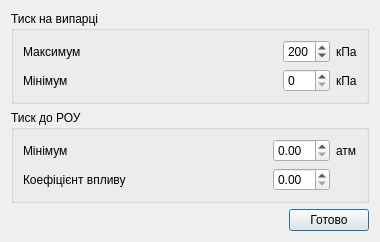
<?xml version="1.0" encoding="UTF-8"?>
<ui version="4.0">
 <class>DlgLimit</class>
 <widget class="QDialog" name="DlgLimit">
  <property name="geometry">
   <rect>
    <x>0</x>
    <y>0</y>
    <width>356</width>
    <height>217</height>
   </rect>
  </property>
  <property name="windowTitle">
   <string>Обмеження </string>
  </property>
  <layout class="QGridLayout" name="gridLayout_3">
   <item row="0" column="0" colspan="2">
    <widget class="QGroupBox" name="groupBox">
     <property name="title">
      <string>Тиск на випарці</string>
     </property>
     <layout class="QGridLayout" name="gridLayout">
      <item row="0" column="2">
       <widget class="QLabel" name="label_2">
        <property name="text">
         <string>кПа</string>
        </property>
       </widget>
      </item>
      <item row="0" column="0">
       <widget class="QLabel" name="label">
        <property name="sizePolicy">
         <sizepolicy hsizetype="Expanding" vsizetype="Preferred">
          <horstretch>0</horstretch>
          <verstretch>0</verstretch>
         </sizepolicy>
        </property>
        <property name="text">
         <string>Максимум</string>
        </property>
       </widget>
      </item>
      <item row="0" column="1">
       <widget class="QDoubleSpinBox" name="SP50003">
        <property name="decimals">
         <number>0</number>
        </property>
        <property name="maximum">
         <double>600.000000000000000</double>
        </property>
        <property name="value">
         <double>200.000000000000000</double>
        </property>
       </widget>
      </item>
      <item row="1" column="0">
       <widget class="QLabel" name="label_3">
        <property name="text">
         <string>Мінімум</string>
        </property>
       </widget>
      </item>
      <item row="1" column="1">
       <widget class="QDoubleSpinBox" name="SP60003">
        <property name="decimals">
         <number>0</number>
        </property>
        <property name="maximum">
         <double>600.000000000000000</double>
        </property>
       </widget>
      </item>
      <item row="1" column="2">
       <widget class="QLabel" name="label_4">
        <property name="text">
         <string>кПа</string>
        </property>
       </widget>
      </item>
      <item row="2" column="0" colspan="3">
       <spacer name="verticalSpacer">
        <property name="orientation">
         <enum>Qt::Vertical</enum>
        </property>
        <property name="sizeHint" stdset="0">
         <size>
          <width>334</width>
          <height>0</height>
         </size>
        </property>
       </spacer>
      </item>
     </layout>
    </widget>
   </item>
   <item row="1" column="0" colspan="2">
    <widget class="QGroupBox" name="groupBox_2">
     <property name="title">
      <string>Тиск до РОУ</string>
     </property>
     <layout class="QGridLayout" name="gridLayout_2">
      <item row="2" column="0" colspan="4">
       <spacer name="verticalSpacer_2">
        <property name="orientation">
         <enum>Qt::Vertical</enum>
        </property>
        <property name="sizeHint" stdset="0">
         <size>
          <width>322</width>
          <height>7</height>
         </size>
        </property>
       </spacer>
      </item>
      <item row="0" column="0">
       <widget class="QLabel" name="label_5">
        <property name="sizePolicy">
         <sizepolicy hsizetype="Expanding" vsizetype="Preferred">
          <horstretch>0</horstretch>
          <verstretch>0</verstretch>
         </sizepolicy>
        </property>
        <property name="text">
         <string>Мінімум</string>
        </property>
       </widget>
      </item>
      <item row="0" column="2">
       <widget class="QDoubleSpinBox" name="SP70003">
        <property name="maximum">
         <double>25.000000000000000</double>
        </property>
        <property name="singleStep">
         <double>0.100000000000000</double>
        </property>
       </widget>
      </item>
      <item row="0" column="3">
       <widget class="QLabel" name="label_6">
        <property name="text">
         <string>атм</string>
        </property>
       </widget>
      </item>
      <item row="1" column="0">
       <widget class="QLabel" name="label_7">
        <property name="text">
         <string>Коефіцієнт впливу</string>
        </property>
       </widget>
      </item>
      <item row="1" column="2">
       <widget class="QDoubleSpinBox" name="K50003"/>
      </item>
     </layout>
    </widget>
   </item>
   <item row="2" column="0">
    <spacer name="horizontalSpacer">
     <property name="orientation">
      <enum>Qt::Horizontal</enum>
     </property>
     <property name="sizeHint" stdset="0">
      <size>
       <width>237</width>
       <height>20</height>
      </size>
     </property>
    </spacer>
   </item>
   <item row="2" column="1">
    <widget class="QPushButton" name="bnClose">
     <property name="text">
      <string>Готово</string>
     </property>
    </widget>
   </item>
  </layout>
 </widget>
 <resources/>
 <connections/>
</ui>
